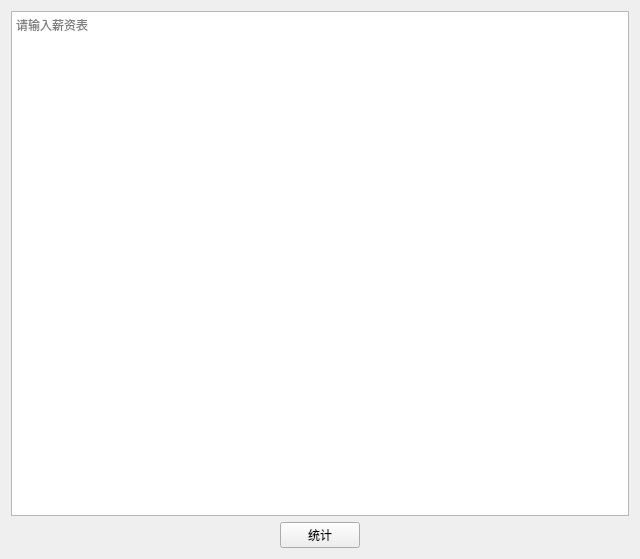
<?xml version="1.0" encoding="UTF-8"?>
<ui version="4.0">
 <class>Form</class>
 <widget class="QWidget" name="Form">
  <property name="geometry">
   <rect>
    <x>0</x>
    <y>0</y>
    <width>640</width>
    <height>559</height>
   </rect>
  </property>
  <property name="windowTitle">
   <string>薪资统计</string>
  </property>
  <layout class="QVBoxLayout" name="verticalLayout">
   <item>
    <widget class="QPlainTextEdit" name="textedit">
     <property name="placeholderText">
      <string>请输入薪资表</string>
     </property>
    </widget>
   </item>
   <item>
    <layout class="QHBoxLayout" name="horizontalLayout">
     <item>
      <widget class="QPushButton" name="button">
       <property name="sizePolicy">
        <sizepolicy hsizetype="Fixed" vsizetype="Fixed">
         <horstretch>0</horstretch>
         <verstretch>0</verstretch>
        </sizepolicy>
       </property>
       <property name="text">
        <string>统计</string>
       </property>
      </widget>
     </item>
    </layout>
   </item>
  </layout>
 </widget>
 <resources/>
 <connections/>
</ui>
